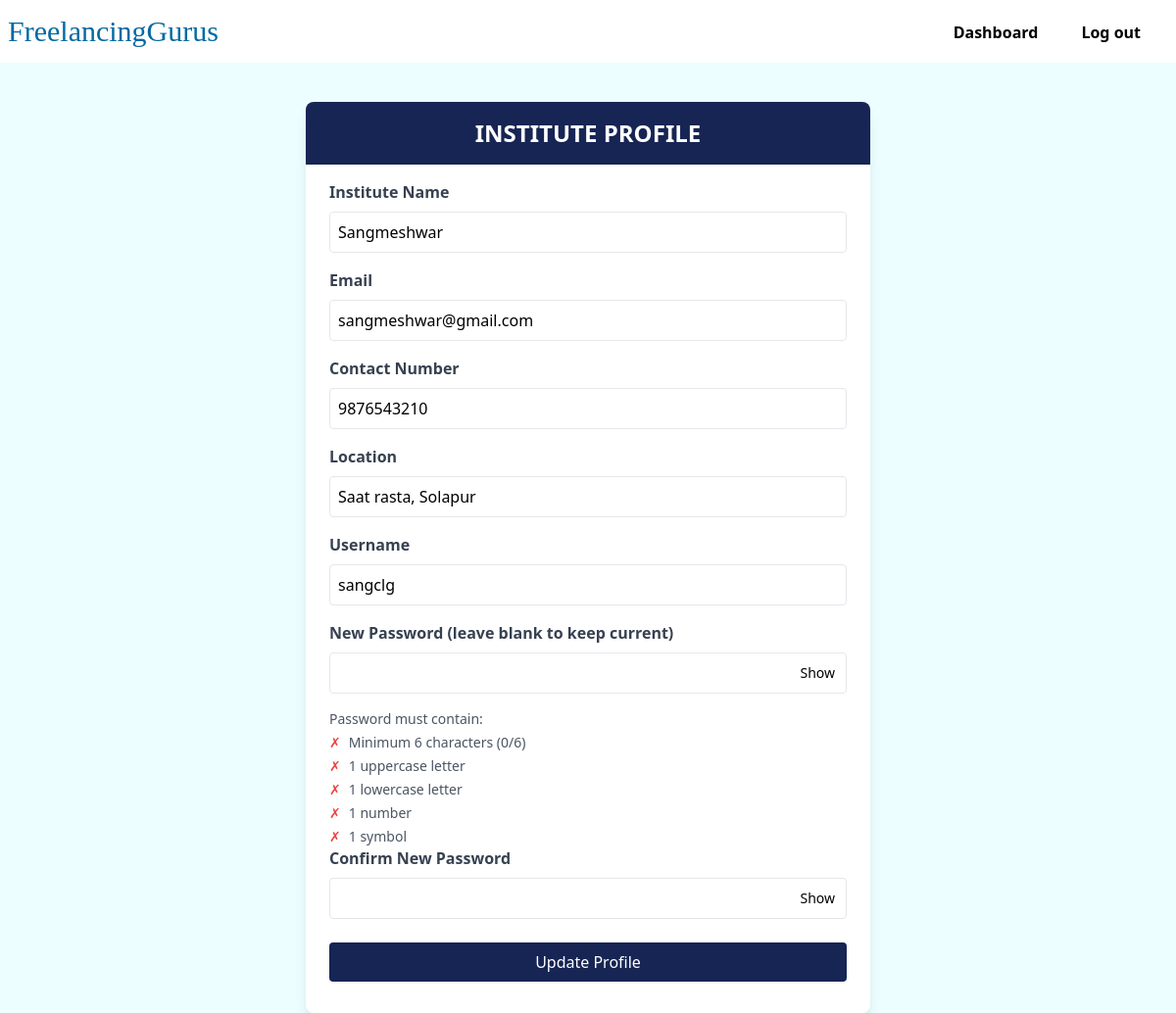
Page /institute/ins_update.php (signed in) on the committed database.
### tables this page shows
CREATE TABLE `institute_details` (
  `institute_id` int(64) NOT NULL,
  `institute_name` varchar(512) NOT NULL,
  `institute_uname` varchar(16) NOT NULL,
  `institute_phone` bigint(10) NOT NULL,
  `institute_adrs` varchar(999) NOT NULL,
  `institute_email` varchar(128) NOT NULL,
  `institute_pass` varchar(32) NOT NULL,
  `institute_TS` timestamp NOT NULL DEFAULT current_timestamp() ON UPDATE current_timestamp(),
  `status` enum('pending','verified','rejected') NOT NULL DEFAULT 'pending',
  `account_status` enum('active','suspended','deleted') NOT NULL DEFAULT 'active'
);

### institute/ins_update.php (the view, shortened to what this page needs)
<?php
$db = new mysqli('localhost', 'root', '', 'freelance');
$current_uname = $_SESSION['institute_uname'];
$stmt = $db->prepare("SELECT * FROM institute_details WHERE institute_uname = ?");
$stmt->bind_param("s", $current_uname);
$stmt->execute();
$result = $stmt->get_result();
$profile = $result->fetch_assoc();
?>
<!DOCTYPE html>
<html lang="en">
<head>
    <script src="https://cdn.tailwindcss.com"></script>
</head>
<body class="bg-cyan-50 p-0">
    <header class="w-full">
        <div class="mx-auto flex justify-between h-16 bg-white w-full max-w-full">
            <a rel="noopener noreferrer" href="#" aria-label="Back to homepage" class="flex items-center p-2">
                <h1 class="font-serif text-3xl text-sky-700">FreelancingGurus</h1>
            </a>
            <ul class="items-stretch hidden space-x-3 mr-5 md:flex">
                <li class="flex">
                    <a rel="noopener noreferrer" href="./instituteAccount.php"
                        class="flex items-center px-4 -mb-1  border-b-2 border-transparent hover:border-blue-500 transition duration-300 ease-in-out font-semibold">Dashboard</a>
                </li>
                <li class="flex">
                    <a rel="noopener noreferrer" href="../freelancer/freelancer_logout.php"
                        class="flex items-center px-4 -mb-1  border-b-2 border-transparent hover:border-blue-500 transition duration-300 ease-in-out font-semibold">Log out</a>
                </li>
            </ul>
        </div>
    </header>
    <div class="max-w-xl mx-auto mt-10 bg-white shadow-lg rounded-lg overflow-hidden">
        <div class="text-2xl py-4 px-6 bg-blue-950 text-white text-center font-bold uppercase">
            Institute Profile
        </div>
        <form class="py-4 px-6" method="POST">
            <div class="mb-4">
                <label class="block text-gray-700 font-bold mb-2">Institute Name</label>
                <input class="w-full p-2 border rounded hover:scale-105 duration-300"
                    name="institute_name" value="<?= htmlspecialchars($profile['institute_name']) ?>" readonly>
            </div>
            <div class="mb-4">
                <label class="block text-gray-700 font-bold mb-2">Email</label>
                <input class="w-full p-2 border rounded hover:scale-105 duration-300"
                    name="institute_email" type="email" value="<?= htmlspecialchars($profile['institute_email']) ?>" readonly>
            </div>
            <div class="mb-4">
                <label class="block text-gray-700 font-bold mb-2">Contact Number</label>
                <input class="w-full p-2 border rounded hover:scale-105 duration-300"
                    name="institute_phone" value="<?= htmlspecialchars($profile['institute_phone']) ?>" readonly>
            </div>
            <div class="mb-4">
                <label class="block text-gray-700 font-bold mb-2">Location</label>
                <input class="w-full p-2 border rounded hover:scale-105 duration-300"
                    name="institute_adrs" value="<?= htmlspecialchars($profile['institute_adrs']) ?>" readonly>
            </div>
            <div class="mb-4">
                <label class="block text-gray-700 font-bold mb-2">Username</label>
                <input class="w-full p-2 border rounded hover:scale-105 duration-300"
                    name="institute_uname" value="<?= htmlspecialchars($profile['institute_uname']) ?>" readonly>
            </div>
            <div class="mb-4">
                <label class="block text-gray-700 font-bold mb-2">New Password (leave blank to keep current)</label>
                <div class="relative">
                    <input type="password" id="institute_pass" name="institute_pass"
                        class="w-full p-2 border rounded pr-10 hover:scale-105 duration-300">
                    <button type="button" id="toggle-pass" class="absolute inset-y-0 right-0 px-3 py-2 text-sm">
                        Show
                    </button>
                </div>
            </div>
                <div class="text-sm text-gray-600 mt-2">
                    <div class="mb-1">Password must contain:</div>
                    <div class="space-y-1">
                        <div id="req-length" class="flex items-center gap-2">
                            <span class="text-red-500">✗</span>
                            <span>Minimum 6 characters (<span id="length-counter">0/6</span>)</span>
                        </div>
                        <div id="req-uppercase" class="flex items-center gap-2">
                            <span class="text-red-500">✗</span>
                            <span>1 uppercase letter</span>
                        </div>
                        <div id="req-lowercase" class="flex items-center gap-2">
                            <span class="text-red-500">✗</span>
                            <span>1 lowercase letter</span>
                        </div>
                        <div id="req-number" class="flex items-center gap-2">
                            <span class="text-red-500">✗</span>
                            <span>1 number</span>
                        </div>
                        <div id="req-symbol" class="flex items-center gap-2">
                            <span class="text-red-500">✗</span>
                            <span>1 symbol</span>
                        </div>
                    </div>
                </div>
            <div class="mb-6">
                <label class="block text-gray-700 font-bold mb-2">Confirm New Password</label>
                <div class="relative">
                    <input type="password" id="cnf_pass" name="cnf_pass"
                        class="w-full p-2 border rounded pr-10 hover:scale-105 duration-300">
                    <button type="button" id="toggle-cnf-pass" class="absolute inset-y-0 right-0 px-3 py-2 text-sm">
                        Show
                    </button>
                </div>
            </div>
            <div class="flex items-center justify-center mb-4">
                <button class="bg-blue-950 text-white py-2 px-4 rounded hover:bg-gray-800 w-full" type="submit">
                    Update Profile
                </button>
            </div>
        </form>
    </div>
</body>
</html>

### rows in the picture
institute_details: institute_name "Sangmeshwar", institute_email "sangmeshwar@gmail.com", institute_phone "9876543210", institute_adrs "Saat rasta, Solapur", institute_uname "sangclg"
